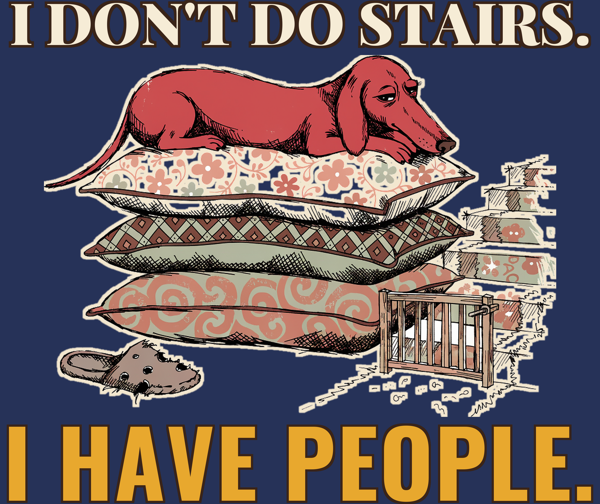
#> input picture designs/c621/prev3_navy.png, 600 x 504 px, given in place of 621-banned-from-stairs-dark-ink.png, which was not available
$ python make.py
#> lines starting #> are read from the running program, lines starting #| are printed output that depends on the picture
from PIL import Image, ImageDraw, ImageFont, ImageFilter
FD='designs/fonts/'
RED=(196,52,44,255); BROWN=(59,42,29,255); RUST=(168,69,44,255); MUST=(232,168,46,255); CREAM=(246,236,214,255); BROWN=(58,36,24,255)
def line(text,font,wfrac,W,fill,key,kw=31,track=0,var=None):
    def mk(sz):
        f=ImageFont.truetype(FD+font,sz)
        if var: f.set_variation_by_axes(var)
        return f
    f=mk(800); adv=[f.getlength(c) for c in text]
    tot=sum(adv)+track*(len(text)-1); size=int(800*W*wfrac/tot)
    f=mk(size); adv=[f.getlength(c) for c in text]; tr=int(track*size/800)
    asc,desc=f.getmetrics(); tot=int(sum(adv)+tr*(len(text)-1))
    pad=80; im=Image.new('RGBA',(tot+2*pad,asc+desc+2*pad),(0,0,0,0))
    def draw(layer,col):
        d=ImageDraw.Draw(layer); x=pad
        for c,a in zip(text,adv): d.text((x,pad),c,font=f,fill=col); x+=a+tr
    k=Image.new('L',im.size,0); d=ImageDraw.Draw(k); x=pad
    for c,a in zip(text,adv): d.text((x,pad),c,font=f,fill=255); x+=a+tr
    k=k.filter(ImageFilter.MaxFilter(kw)); im.paste(Image.new('RGBA',im.size,key),(0,0),k)
    draw(im,fill)
    return im.crop(im.getbbox())
def build(tag,src,c1,k1,c2,k2,bgc):
#> called with tag = 'sand', src = '621-banned-from-stairs-dark-ink.png', c1 = (58, 36, 24, 255), k1 = (246, 236, 214, 255), c2 = (168, 69, 44, 255), k2 = (246, 236, 214, 255), bgc = (214, 196, 160, 255)
    im=Image.open('docs/print-files/'+src).convert('RGBA'); W=im.width
#> after `W = im.width`: W = 600
    art=im.crop((0,277,W,2262))
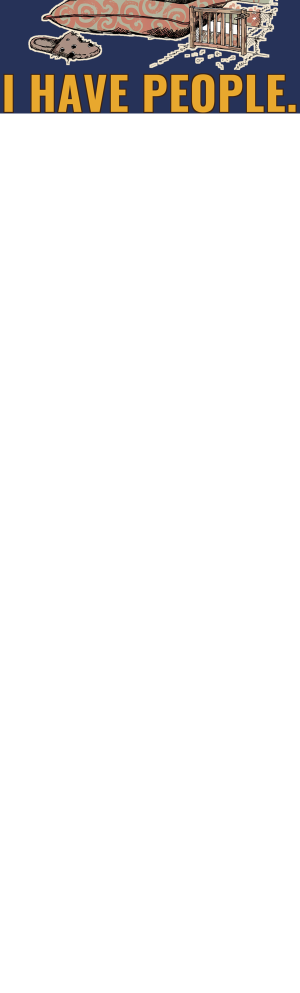
#> art: PIL image 600x1985 RGBA (shown at 1/2 size); mean R, G, B, A 12.6, 11.1, 10.2, 29.2; transparent parts drawn white
    h1=line("I DON'T DO STAIRS.",'PlayfairDisplay[wght].ttf',0.97,W,c1,k1,kw=29,var=[900])
    h2=line("I HAVE PEOPLE.",'Oswald[wght].ttf',0.99,W,c2,k2,kw=25,track=14,var=[700])
    print(tag,'headline px',h1.width,'punch px',h2.width)
    g=36; H=h1.height+g+art.height+g+h2.height
    out=Image.new('RGBA',(W,H),(0,0,0,0))
    out.alpha_composite(h1,((W-h1.width)//2,0)); y=h1.height+g
    out.alpha_composite(art,(0,y)); y+=art.height+g
    out.alpha_composite(h2,((W-h2.width)//2,y))
    out.save(f'docs/print-files/621-v3-stairs-{tag}.png'); print(out.size,H/W)
    bg=Image.new('RGBA',out.size,bgc); bg.alpha_composite(out); bg.convert('RGB').resize((600,int(600*H/W))).save(f'designs/c621/prev3_{tag}.png')
#> (the run stopped early here; a loop or call above may not have finished)

$ run again, on designs/b224/photo1.webp
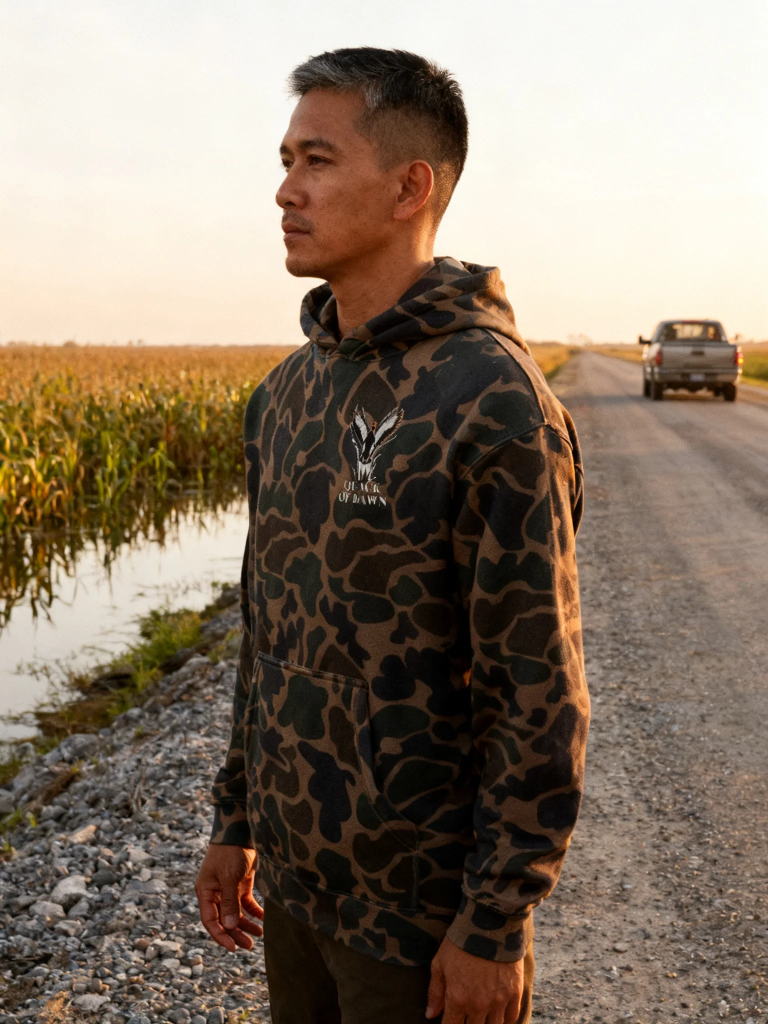
#> input picture designs/b224/photo1.webp, 1536 x 2048 px, given in place of 621-banned-from-stairs-dark-ink.png, which was not available (shown at 1/2 size)
#> in build, `art=im.crop((0,277,W,2262))`:
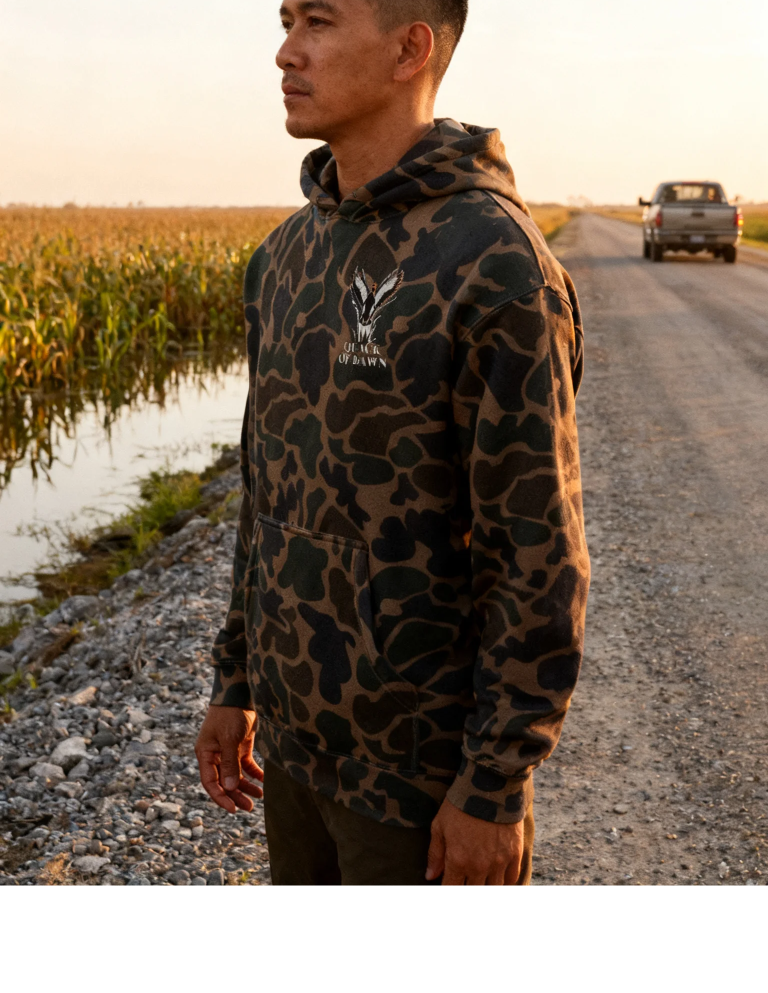
#> art: PIL image 1536x1985 RGBA (shown at 1/2 size); mean R, G, B, A 109.5, 94.1, 78.7, 227.5; transparent parts drawn white

$ run again, on designs/b224/photo2.webp
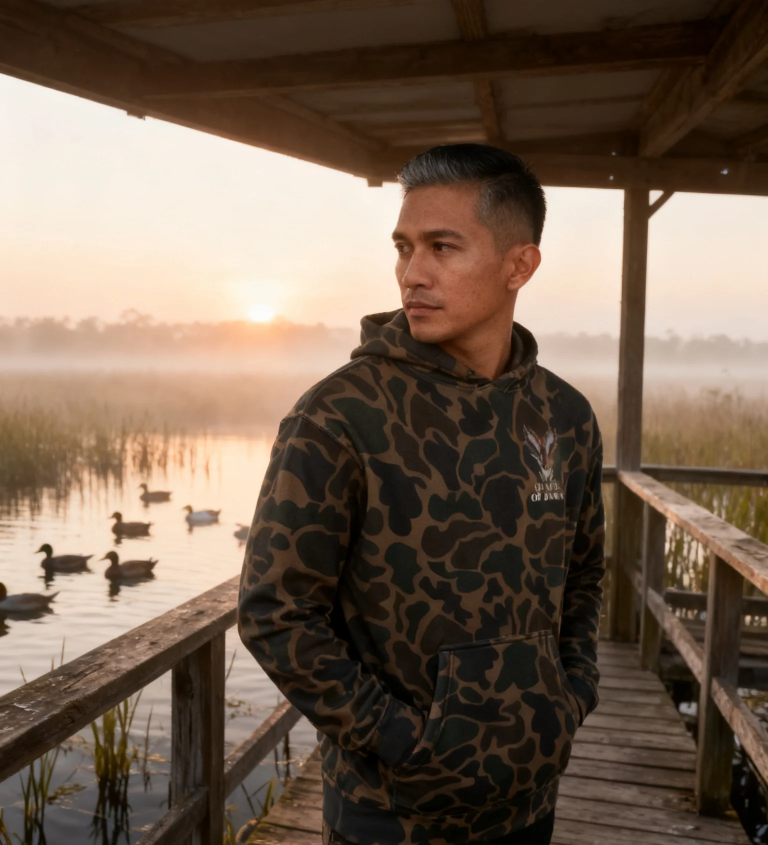
#> input picture designs/b224/photo2.webp, 1536 x 1690 px, given in place of 621-banned-from-stairs-dark-ink.png, which was not available (shown at 1/2 size)
#> in build, `art=im.crop((0,277,W,2262))`:
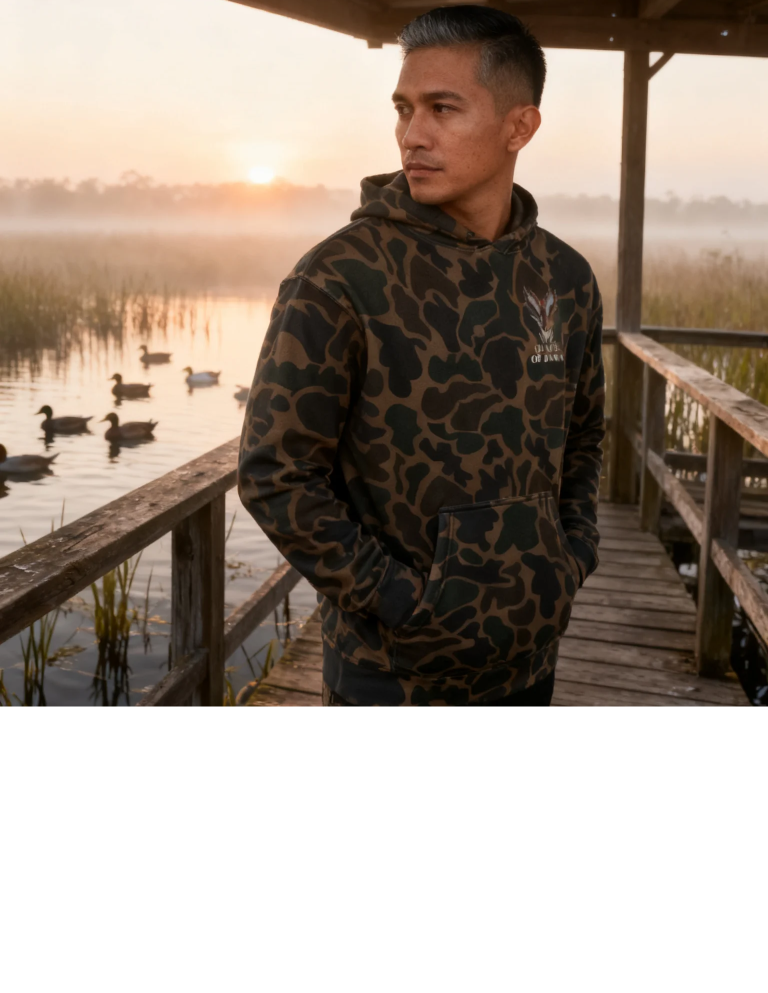
#> art: PIL image 1536x1985 RGBA (shown at 1/2 size); mean R, G, B, A 89.7, 76.7, 65.5, 181.5; transparent parts drawn white
